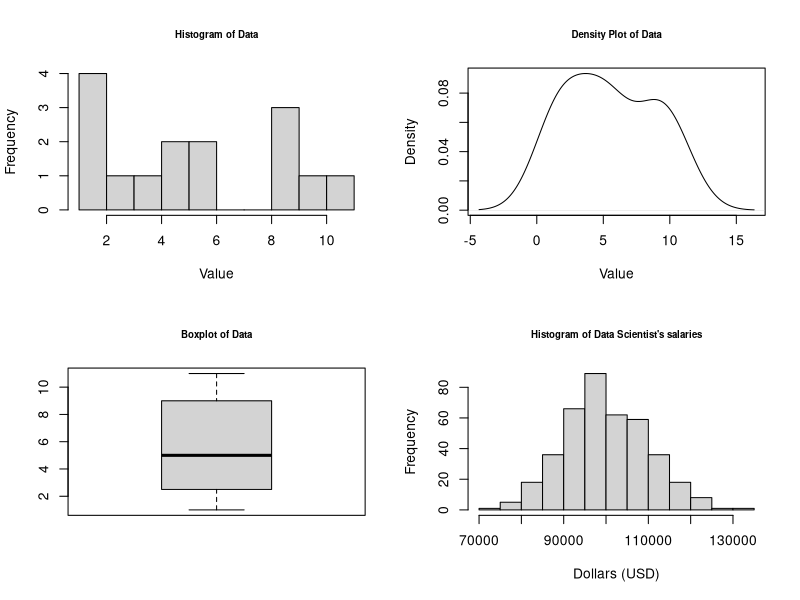
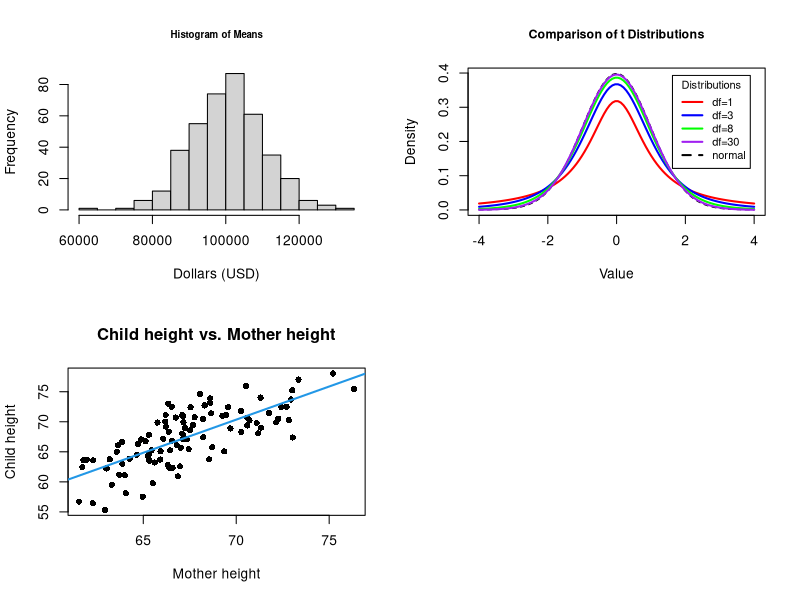

These charts were generated, in order, by the following R code:
## ---- chunk 1
knitr::opts_chunk$set(echo = TRUE)
## ---- chunk 2
log10(10000)
## ---- chunk 3
3^8
exp(4)
## ---- chunk 4
log(exp(3))
## ---- chunk 5
log10(100)
## ---- chunk 6
log10(1/10)
## ---- chunk 7
log10(0)
## ---- chunk 8
#fill by row
Z <- matrix(data = c(1,2,3,4,5,6,7,8,9),nrow = 3, ncol = 3, byrow = TRUE)
print(Z)

#fill by column
Y <- matrix(data = (1:9), nrow = 3, ncol = 3, byrow = FALSE)
print(Y)
## ---- chunk 9
# Matrix A
A <- matrix(data = c(1,2,5,3,4,7), nrow = 2, ncol = 3, byrow = TRUE)

print(A)

# Transpose of A
t(A)
## ---- chunk 10
# Identity Matrix: use diag() to create an identity matrix
# I = 4x4 identity matrix
I <- diag(4)
print(I)
class(I) #tells you the object class; in this case, a matrix!
## ---- chunk 11
X1 <- matrix(data = c(1,0,0,0,4,0,0,0,5), nrow = 3, byrow = TRUE)
print(X1)

# To obtain the obtain the values of the diagonal of an n x n matrix
diag(X1)

# We could also create an empty matrix and assign values to the diagonal
X2 <- matrix(data = 0, nrow = 3, ncol = 3)
diag(X2) <- c(1,2,3)
print(X2)
## ---- chunk 12
# Create 2 3 by 3 matrices of zeros (save them as V and W)
V <- W <- matrix(data = 0, nrow = 3, ncol = 3, byrow = TRUE)
print(W)

# Use upper.tri() or lower.tri() to change the elements of the upper triangular matrix 
# or lower triangular matrix, respectively. 

#upper.tri() returns a 3 by 3 matrix with TRUE's in the upper triangle and FALSE's everywhere else:
upper.tri(W, diag = TRUE) 

#we can then assign values to the upper triangle of W using square brackets
W[upper.tri(W, diag = TRUE)] <- c(1:6)
print(W)

# Lower Triangular 
V[lower.tri(V, diag = TRUE)] <- c(1:6)
print(V)
## ---- chunk 13
U <- matrix(data = c(1:4), nrow = 2, byrow = TRUE)
print(U)

# Use the solve() function to obtain the inverse of a matrix
invU <- solve(U)
print(invU)

# We can then perform matrix multiplication using %*%
# Note that, if we just use *, R will multiply the two matrices element-wise, instead of using 
# Matrix multiplication  

# Confirm you get an identity matrix   
result1 <- U %*% invU
result2 <- invU %*% U
round(result1, digits=2) #this rounds to two decimal places  
round(result2, digits=2)
## ---- chunk 14
# Use det() to obtain the determinant of a matrix
det(U)
## ---- chunk 15
# Using the above matrices (Z and Y) we will calculate Z+Y and Z-Y  
# Note: the dim() function gives the dimensions of a matrix (rows first, then columns)
# Adding/subtracting matrices will produce a matrix of the same dimension
dim(Z) 
dim(Y)
dim(Z + Y)
dim(Z - Y)
Z + Y
Z - Y
## ---- chunk 16
# Multiplying a matrix by a scalar will produce a matrix of the same dimension
# Suppose that c = 3

3 * Z 
## ---- chunk 17
m1 <- matrix(data = c(3,4,2,5,1,2), nrow = 3, ncol = 2, byrow = TRUE)
print (m1) 
dim(m1)

m2 <- matrix(data = c(7,2,1,3,5,2), nrow = 2, ncol = 3, byrow = TRUE)
print(m2)
dim(m2)

# Matrix multiplication
m1 %*% m2

# It is important to note that when multiplying matrices we need to use %*% rather than *; using * will multiply the values element-wise.   
## ---- chunk 18
Z + Y
Y + Z
## ---- chunk 19
(Z + Y) + X1
Z + (Y + X1)
## ---- chunk 20
(Z %*% Y) %*% X1
Z %*% (Y %*% X1)
## ---- chunk 21
(Z + Y) %*% X1
(Z %*% X1) + (Y %*% X1)
## ---- chunk 22
A
Im <- diag(x = 1, nrow = 2)
In <- diag(x = 1, nrow = 3)

Im %*% A
A %*% In
## ---- chunk 23
Z %*% Y
Y %*% Z
## ---- chunk 24
M1 <- matrix(data = c(2,4,2,1,3,0,1,6,2),
             nrow = 3, ncol = 3, byrow = TRUE)
M2 <- matrix(data = c(1,5,0,-2,-3,0,1,9,5),
             nrow = 3, ncol = 3, byrow = TRUE)

M1 + M2
## ---- chunk 25
M3 <- matrix(data = c(2,-2,4,1,2,2), nrow = 3, ncol = 2, byrow = FALSE)
M4 <- matrix(data = c(5,3,2,4,-1,2), nrow = 2, ncol = 3, byrow = FALSE)

M3 %*% M4
## ---- chunk 26
A <- matrix(data = c(1,2,3,5,4,0), nrow = 3, ncol = 2, byrow = TRUE)
B <- matrix(data = c(4,1,7,4,2,0),nrow = 3, ncol=2, byrow = FALSE)

t(A) %*% B  
## ---- chunk 27
t(B) %*% A
## ---- chunk 28
A <- matrix(data = c(1,2,1,2,2,0,1,1,1), nrow = 3, ncol = 3, byrow = TRUE)

#Use the solve() to find the inverse of a matrix
solve(A)

B <- matrix(data = c(-1, 0.5, 1, 1, 0, -1, 0, -0.5, 1), nrow = 3, ncol = 3, byrow = TRUE)

#Use the solve() to find the inverse of a matrix
solve(B)

A %*% B
## ---- chunk 29
A <- matrix (data= (1:12), nrow = 4, ncol = 3, byrow = FALSE)
B <- matrix (data = (1:24), nrow = 3, ncol = 8, byrow = TRUE)
## ---- chunk 30
A %*% B
dim(A%*%B)
## ---- chunk 31
# Running B %*% A produces errors
## ---- chunk 32
M5 <- matrix(data = c(1, -2, 4, 3), nrow = 2, ncol = 2, byrow = TRUE)
det(M5)
## ---- chunk 33
dat <- c(1,2,3,5,5,4,6,6,1,2,10,11,9,9,9) #save a vector of values

# Mean
mean(dat)

# Median 
median(dat)

# Mode -- R does not have a built in function for mode but you can use the table function to see what the most common value is
table(dat)
as.numeric(names(table(dat))[which.max(table(dat))]) #an ugly hack to find the mode
## ---- chunk 34
# Range
#the range function actually returns the minimum and maximum of dat in a vector
range(dat) 

#to calculate the range, we can subtract the first element in range(dat) (the minumum) 
#from the second element in range(dat) (the maximum)
range(dat)[2]-range(dat)[1]

#another option is to use the diff() function, which calculates the difference between two values
diff(range(dat))

# Variance of a set of values can be calculated using the var() function 
var(dat)

# Standard Deviation can be calculated using the sd() function
sd(dat)

# Show that the square root of the variance gives the same output as sd() 
sqrt(var(dat))

#this creates a 2 by 2 grid in which to place the following three plots
par(mfrow=c(2,2))
## ---- chunk 35
#plot a histogram of the salaries:  
hist(dat, 
     main = "Histogram of Data", 
     cex.main = 0.7, 
     xlab = "Value", 
     breaks = 10)

#plot the smoothed density of the salaries: 
plot(density(dat), 
     main = "Density Plot of Data", 
     cex.main = 0.7, 
     xlab = "Value")  

#make a boxplot of the salaries: 
boxplot(dat, 
        main = "Boxplot of Data", 
        cex.main = 0.7)
## ---- chunk 36
flip3 <- function() {
  # A function to flip 3 coins - we'll sample three separately and then use the
  #   paste() function to paste the three together.
      temp <- sample(c("H","T"), size=3, replace=T)
      return(paste(temp, collapse="")) #collapse turns three results into one "word"
}

# Initializing the vector to store all the experiment outcomes (sets of 3 flips)
outcomes <- vector()

# Do the experiment 10,000 times
for (i in 1:10000) {
    outcomes[i] <- flip3()
}

# The unique command prints only the unique outcomes in a vector.
unique(outcomes)
## ---- chunk 37
## ANSWER:
drop3 <- function() {
  temp <- sample(c("U","D","S"), size=3, replace=T)
  return(paste(temp, collapse=""))
}

outcomes <- vector()

for (i in 1:10000) {
  outcomes[i] <- drop3()
}

unique(outcomes)
length(unique(outcomes))
## ---- chunk 38
## ANSWER:
pick2 <- function() {
      temp <- sample(c(1,2,3), size=2, replace=T)
      return(paste(temp, collapse=" "))
}

outcomes <- vector()

for (i in 1:10000) {
    outcomes[i] <- pick2()
}

unique(outcomes)
## ---- chunk 39
## ANSWER:
pick2 <- function() {
      temp <- sample(c(1,2,3), size=2, replace=F)
      return(paste(temp, collapse=" "))
}

outcomes <- vector()

for (i in 1:10000) {
    outcomes[i] <- pick2()
}

unique(outcomes)
## ---- chunk 40
## ANSWER: 
pick2 <- function() {
      temp <- sort(sample(c(1,2,3), size=2, replace=T))
      return(paste(temp, collapse=" "))
}

outcomes <- vector()

for (i in 1:10000) {
    outcomes[i] <- pick2()
}

unique(outcomes)
## ---- chunk 41
## Generate the sample space for flipping a coin 3 times.
## Used in the code below
flip3 <- function() {
      temp <- sample(c("H","T"), size=3, replace=T)
      return(paste(temp, collapse="")) 
}
outcomes <- vector()
for (i in 1:10000) {
  outcomes[i] <- flip3()
}
sample.space <- unique(outcomes)

## ---- chunk 42
print(sample.space)

sample.space[2]

sample.space[1:3]

sample.space[c(2,5)]
## ---- chunk 43
x <- 1:10
y <- 8:12
y %in% x
y[which(y %in% x)]
## ---- chunk 44
x <- 1:10
y <- 8:12
## ---- chunk 45
## Answer:
union(x,y)
intersect(x,y)
setdiff(x,y)
## ---- chunk 46
## ANSWER:
union(y,x)
intersect(y,x)
setdiff(y,x)

## Answer: 
# The order doesnt matter in the first two because the operations are symmetrical.
# The difference is not symmetrical because we're taking the area of the second from the area of the first. 
## ---- chunk 47
## ANSWER: 
s <- 1:15 # A sample space of number 1-15

setdiff(s,x) # The complement of x in sample space s

## ---- chunk 48
#calculate height of a standard normal PDF at x=0
dnorm(x=0, mean=0, sd=1)

#calculate the area under the curve of a standard normal PDF on the interval (-Inf,1.96)
pnorm(q=1.96, mean=0, sd=1)

#calculate the quantile for a 97.5th percentile value on a standard normal PDF
qnorm(p=.975, mean=0, sd=1)

#sample 5 values from a normal distribution with mean=0 and sd=1
rnorm(n=5, mean=0, sd=1)
## ---- chunk 49
#set the seed for reproducibility. Note the choice of 102 was random. 
#you may want to include this when using random sampling functions to ensure the same results every time
set.seed(102)

#take a random sample of 400 values from a normal distribution with mean 100,000 and sd 10,000
DS_salary <- rnorm(n = 400, mean = 100000, sd = 10000)   

#when we calculate the mean and sd of these values, we should get close to 
#100,000 and 10,000 respectively  
mean(DS_salary)
sd(DS_salary)

#plot a histogram of the salaries:  
hist(DS_salary, 
     main = "Histogram of Data Scientist's salaries", 
     cex.main = 0.7, 
     xlab = "Dollars (USD)", 
     breaks = 10)
## ---- chunk 50
means <- vector()

for(i in 1:100){
  DS_salary <- rnorm(n = 400, mean = 100000, sd = 10000) 
  means[i] <- mean(DS_salary) 
}

mean(means)
sd(means)

#plot a histogram of the means:  
hist(DS_salary, 
     main = "Histogram of Means", 
     cex.main = 0.7, 
     xlab = "Dollars (USD)", 
     breaks = 10)
## ---- chunk 51
#save the mean, standard deviation, and sample size
mean_ <- 100000
sd_ <- 10000
n <- 400

#note: qnorm gives quantiles for a standard normal distribition
#for example, qnorm(0.975) gives the 97.5th percentile value for a standard normal distribution
#(standard normal means mean=0 and sd=1)
error <- qnorm(0.975)*sd_/sqrt(n)
mean_ - error # lower bound of confidence interval
mean_ + error # upper bound of confidence interval
## ---- chunk 52
# Find proportion of sample means that are 2 points greater or less than the state average  

#2 ways to calculate (lower.tail=FALSE forces the function to calculate the upper tail directly)
1 - pnorm(q=72, mean = 70, sd = 1)
pnorm(q=72, mean = 70, sd = 1, lower.tail = FALSE)
## ---- chunk 53
x <- seq(-4, 4, length=100) #creates a vector of 100 equally spaced values between -4 and 4
zdist <- dnorm(x) #calculates height of a standard normal probability distribution at each value in x

degf <- c(1, 3, 8, 30) #save a vector of degrees of freedom for each t distribution
colors <- c("red", "blue", "green", "purple", "black") #save a vector of colors for the plots
labels <- c("df=1", "df=3", "df=8", "df=30", "normal") #save a vector of labels (used in legend)

plot(x=x, #give x coordinates to plot
     y=zdist, #give corresponding y coordinates
     type="l", #specify that we want a line connecting the dots
     lty=2, #make that line a little thicker (default is 1)
     xlab="Value", #give an x-axis label
     ylab="Density",  #give a y-axis label
     main="Comparison of t Distributions", #title the plot
     cex.main=0.9) #make the plot title a little smaller (default is 1)

for (i in 1:4){
  #lines() function adds lines to the plot instead of creating new plots
  lines(x=x, 
        y=dt(x=x,df=degf[i]), #now use dt() to get height of a t distribution with specified df
        lwd=2, 
        col=colors[i]) 
}

legend(x="topright",  #location for legend
       inset=.05, #add a slight inset for the legend location
       title="Distributions", #title the legend
       legend=labels, #specify text for the legend
       lwd=2, #change the size of the lines in the legend to be thicker (default is 1)
       lty=c(1, 1, 1, 1, 2), #change the line type of the lines in the legend (default is 1; dotted is 2)
       col=colors, #specify colors of the lines in the legend
       cex= 0.8) #make the legend a little smaller overall (default is 1)
## ---- chunk 54
# Create some fake data
set.seed(102)
x <- rnorm(100)
y <- rnorm(100)
z <- x+rnorm(100,0,.4)
w <- -x+rnorm(100,0,.4)

# Calculate covariances
cov(x,z) # Positive covariance
cov(x,y) # No covariance
cov(x,w) # Negative covariance

# Calculate correlations
cor(x,z) # Positive correlation
cor(x,y) # No covariance
cor(x,w) # Negative covariance
## ---- chunk 55
# Create some fake data
set.seed(102)
child_height <- rnorm(100, 67,3)
mother_height <- child_height+rnorm(100,0,3)

# We can use lm() to fit a linear model for example lm(y~x) and store the fit
fit1 <- lm(mother_height~child_height)

plot(child_height, mother_height, pch=16, 
     main="Child height vs. Mother height",
     xlab="Mother height", ylab="Child height")
abline(fit1, col=4, lwd=2)

# The summary() function produces the summary results of fitted models 
summary(fit1)
